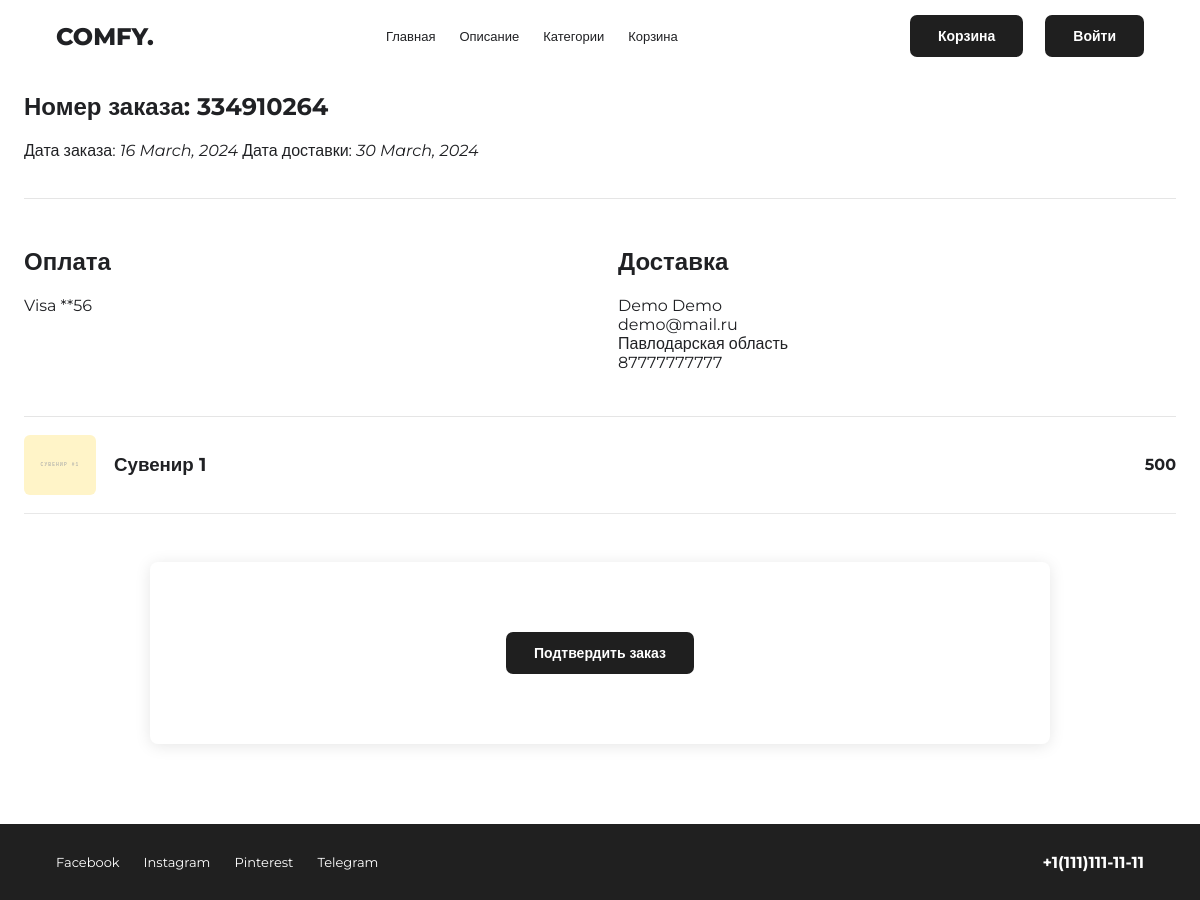
The app's page /order.php with its own data.
### tables this page shows
CREATE TABLE orders (
    id INT AUTO_INCREMENT PRIMARY KEY,
    order_number VARCHAR(32) NOT NULL UNIQUE,
    user_id INT NULL,
    customer_name VARCHAR(120) NOT NULL,
    customer_email VARCHAR(180) NOT NULL,
    customer_phone VARCHAR(40) NOT NULL,
    delivery_address VARCHAR(255) NOT NULL,
    payment_method VARCHAR(80) NOT NULL,
    status ENUM('open','closed','cancelled') NOT NULL DEFAULT 'open',
    total DECIMAL(10,2) NOT NULL DEFAULT 0,
    order_date DATE NOT NULL,
    delivery_date DATE NOT NULL,
    created_at TIMESTAMP DEFAULT CURRENT_TIMESTAMP,
    CONSTRAINT fk_orders_users FOREIGN KEY (user_id) REFERENCES users(id) ON DELETE SET NULL
);

CREATE TABLE order_items (
    id INT AUTO_INCREMENT PRIMARY KEY,
    order_id INT NOT NULL,
    product_id INT NOT NULL,
    quantity INT NOT NULL DEFAULT 1,
    price DECIMAL(10,2) NOT NULL,
    CONSTRAINT fk_items_orders FOREIGN KEY (order_id) REFERENCES orders(id) ON DELETE CASCADE,
    CONSTRAINT fk_items_products FOREIGN KEY (product_id) REFERENCES products(id) ON DELETE RESTRICT
);

CREATE TABLE products (
    id INT AUTO_INCREMENT PRIMARY KEY,
    category_id INT NOT NULL,
    title VARCHAR(160) NOT NULL,
    description TEXT NULL,
    price DECIMAL(10,2) NOT NULL,
    image VARCHAR(255) DEFAULT 'assets/images/placeholder.svg',
    is_popular TINYINT(1) NOT NULL DEFAULT 0,
    stock INT NOT NULL DEFAULT 10,
    created_at TIMESTAMP DEFAULT CURRENT_TIMESTAMP,
    CONSTRAINT fk_products_categories FOREIGN KEY (category_id) REFERENCES categories(id) ON DELETE CASCADE
);

### order.php (the view, shortened to what this page needs)
<?php
require_once __DIR__ . '/config.php';
$orderId = filter_input(INPUT_GET, 'id', FILTER_VALIDATE_INT);
if ($orderId) { $stmt=$pdo->prepare('SELECT * FROM orders WHERE id=?'); $stmt->execute([$orderId]); }
else { $stmt=$pdo->prepare("SELECT * FROM orders WHERE order_number=?"); $stmt->execute(['334910264']); }
$order = $stmt->fetch();
$stmt=$pdo->prepare('SELECT oi.*, p.title, p.image FROM order_items oi JOIN products p ON p.id=oi.product_id WHERE oi.order_id=?'); $stmt->execute([$order['id']]); $items=$stmt->fetchAll(); site_header('Заказ — COMFY');
?>
<main class="container"><section class="order-meta"><h1>Номер заказа: <?= e($order['order_number']) ?></h1><p>Дата заказа: <i><?= e(date('j F, Y', strtotime($order['order_date']))) ?></i> Дата доставки: <i><?= e(date('j F, Y', strtotime($order['delivery_date']))) ?></i></p></section><section class="order-info"><div><h2>Оплата</h2><p><?= e($order['payment_method']) ?></p></div><div><h2>Доставка</h2><p><?= e($order['customer_name']) ?><br><?= e($order['customer_email']) ?><br><?= e($order['delivery_address']) ?><br><?= e($order['customer_phone']) ?></p></div></section><?php foreach($items as $item): ?><div class="order-item"><img class="thumb" src="<?= e($item['image']) ?>" alt=""><h3><?= e($item['title']) ?></h3><strong style="margin-left:auto"><?= (int)$item['price'] ?></strong></div><?php endforeach; ?><form class="confirm-box" action="controllers/action_add_product.php" method="post"><input type="hidden" name="action" value="confirm_order"><button class="btn-dark">Подтвердить заказ</button></form></main><?php site_footer(); ?>

### assets/styles.css (style rules this page uses)
* { box-sizing:border-box }
html { scroll-behavior:smooth }
body { margin:0;font-family:Montserrat,Arial,sans-serif;color:#202124;background:#fff;min-width:0 }
img { max-width:100%;display:block }
.btn,button { border:0;border-radius:7px;padding:12px 28px;font:700 14px Montserrat,Arial;cursor:pointer;display:inline-flex;align-items:center;justify-content:center }
.btn-dark,button.btn-dark { background:#1f1f1f;color:#fff }
.container { width:min(1160px,calc(100% - 48px));margin:0 auto }
.basket-row,.order-item { display:flex;align-items:center;gap:18px;border-bottom:1px solid #e8e8e8;padding:18px 0 }
.thumb { width:72px;height:60px;object-fit:cover;border-radius:6px }
.order-meta,.profile-meta { border-bottom:1px solid #e5e5e5;padding-bottom:22px }
.order-info { display:grid;grid-template-columns:1fr 1fr;gap:36px;padding:28px 0;border-bottom:1px solid #e5e5e5 }
.confirm-box,.profile-order { box-shadow:0 2px 16px rgba(0,0,0,.1);border-radius:8px;padding:70px;margin:48px auto;max-width:900px;text-align:center }

### records on screen
orders: order_number "334910264", order_date "16 March, 2024", delivery_date "30 March, 2024", payment_method "Visa **56", customer_name "Demo Demo", customer_email "demo@mail.ru", delivery_address "Павлодарская область", customer_phone "87777777777"
order_items: product.image (placeholder picture), product.title "Сувенир 1", price "500"
